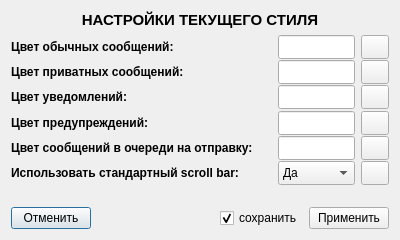
<?xml version="1.0" encoding="UTF-8"?>
<ui version="4.0">
 <class>StyleSettingWindow</class>
 <widget class="QDialog" name="StyleSettingWindow">
  <property name="geometry">
   <rect>
    <x>0</x>
    <y>0</y>
    <width>400</width>
    <height>240</height>
   </rect>
  </property>
  <property name="minimumSize">
   <size>
    <width>400</width>
    <height>240</height>
   </size>
  </property>
  <property name="windowTitle">
   <string>unm - настройка стиля</string>
  </property>
  <property name="windowIcon">
   <iconset resource="resources/icons.qrc">
    <normaloff>:/mainwindow/settings/settings_styles.png</normaloff>:/mainwindow/settings/settings_styles.png</iconset>
  </property>
  <property name="unm" stdset="0">
   <string>Form</string>
  </property>
  <layout class="QGridLayout" name="gridLayout_4">
   <item row="3" column="0">
    <layout class="QGridLayout" name="gridLayout_2">
     <item row="0" column="0">
      <widget class="QPushButton" name="cancelButton">
       <property name="text">
        <string>Отменить</string>
       </property>
      </widget>
     </item>
     <item row="0" column="1">
      <spacer name="horizontalSpacer">
       <property name="orientation">
        <enum>Qt::Horizontal</enum>
       </property>
       <property name="sizeHint" stdset="0">
        <size>
         <width>123</width>
         <height>20</height>
        </size>
       </property>
      </spacer>
     </item>
     <item row="0" column="2">
      <widget class="QCheckBox" name="saveCheckBox">
       <property name="text">
        <string>сохранить</string>
       </property>
       <property name="checked">
        <bool>true</bool>
       </property>
       <property name="tristate">
        <bool>false</bool>
       </property>
      </widget>
     </item>
     <item row="0" column="3">
      <widget class="QPushButton" name="applyButton">
       <property name="text">
        <string>Применить</string>
       </property>
      </widget>
     </item>
    </layout>
   </item>
   <item row="0" column="0">
    <layout class="QGridLayout" name="gridLayout_3">
     <item row="0" column="0" colspan="3">
      <widget class="QLabel" name="StyleSettingsLabel">
       <property name="font">
        <font>
         <pointsize>11</pointsize>
         <weight>75</weight>
         <bold>true</bold>
        </font>
       </property>
       <property name="text">
        <string>НАСТРОЙКИ ТЕКУЩЕГО СТИЛЯ</string>
       </property>
       <property name="alignment">
        <set>Qt::AlignCenter</set>
       </property>
       <property name="wordWrap">
        <bool>true</bool>
       </property>
       <property name="textInteractionFlags">
        <set>Qt::TextSelectableByKeyboard|Qt::TextSelectableByMouse</set>
       </property>
      </widget>
     </item>
     <item row="1" column="0">
      <widget class="QLabel" name="colorNormalMsgLabel">
       <property name="minimumSize">
        <size>
         <width>261</width>
         <height>24</height>
        </size>
       </property>
       <property name="maximumSize">
        <size>
         <width>16777215</width>
         <height>24</height>
        </size>
       </property>
       <property name="font">
        <font>
         <pointsize>9</pointsize>
         <weight>75</weight>
         <bold>true</bold>
        </font>
       </property>
       <property name="text">
        <string>Цвет обычных сообщений:</string>
       </property>
       <property name="textInteractionFlags">
        <set>Qt::TextSelectableByKeyboard|Qt::TextSelectableByMouse</set>
       </property>
      </widget>
     </item>
     <item row="1" column="1">
      <widget class="QLineEdit" name="colorNormalMsg">
       <property name="minimumSize">
        <size>
         <width>0</width>
         <height>24</height>
        </size>
       </property>
       <property name="maximumSize">
        <size>
         <width>16777215</width>
         <height>24</height>
        </size>
       </property>
      </widget>
     </item>
     <item row="1" column="2">
      <widget class="QPushButton" name="colorNormalMsgReset">
       <property name="minimumSize">
        <size>
         <width>28</width>
         <height>24</height>
        </size>
       </property>
       <property name="maximumSize">
        <size>
         <width>28</width>
         <height>24</height>
        </size>
       </property>
       <property name="text">
        <string/>
       </property>
       <property name="icon">
        <iconset resource="resources/icons.qrc">
         <normaloff>:/mainwindow/settings/reset.ico</normaloff>:/mainwindow/settings/reset.ico</iconset>
       </property>
      </widget>
     </item>
     <item row="2" column="0">
      <widget class="QLabel" name="colorPrivateMsgLabel">
       <property name="minimumSize">
        <size>
         <width>261</width>
         <height>24</height>
        </size>
       </property>
       <property name="maximumSize">
        <size>
         <width>16777215</width>
         <height>24</height>
        </size>
       </property>
       <property name="font">
        <font>
         <pointsize>9</pointsize>
         <weight>75</weight>
         <bold>true</bold>
        </font>
       </property>
       <property name="text">
        <string>Цвет приватных сообщений:</string>
       </property>
       <property name="textInteractionFlags">
        <set>Qt::TextSelectableByKeyboard|Qt::TextSelectableByMouse</set>
       </property>
      </widget>
     </item>
     <item row="2" column="1">
      <widget class="QLineEdit" name="colorPrivateMsg">
       <property name="minimumSize">
        <size>
         <width>0</width>
         <height>24</height>
        </size>
       </property>
       <property name="maximumSize">
        <size>
         <width>16777215</width>
         <height>24</height>
        </size>
       </property>
      </widget>
     </item>
     <item row="2" column="2">
      <widget class="QPushButton" name="colorPrivateMsgReset">
       <property name="minimumSize">
        <size>
         <width>28</width>
         <height>24</height>
        </size>
       </property>
       <property name="maximumSize">
        <size>
         <width>28</width>
         <height>24</height>
        </size>
       </property>
       <property name="text">
        <string/>
       </property>
       <property name="icon">
        <iconset resource="resources/icons.qrc">
         <normaloff>:/mainwindow/settings/reset.ico</normaloff>:/mainwindow/settings/reset.ico</iconset>
       </property>
      </widget>
     </item>
     <item row="3" column="0">
      <widget class="QLabel" name="colorNotifyMsgLabel">
       <property name="minimumSize">
        <size>
         <width>261</width>
         <height>24</height>
        </size>
       </property>
       <property name="maximumSize">
        <size>
         <width>16777215</width>
         <height>24</height>
        </size>
       </property>
       <property name="font">
        <font>
         <pointsize>9</pointsize>
         <weight>75</weight>
         <bold>true</bold>
        </font>
       </property>
       <property name="text">
        <string>Цвет уведомлений:</string>
       </property>
       <property name="textInteractionFlags">
        <set>Qt::TextSelectableByKeyboard|Qt::TextSelectableByMouse</set>
       </property>
      </widget>
     </item>
     <item row="3" column="1">
      <widget class="QLineEdit" name="colorNotifyMsg">
       <property name="minimumSize">
        <size>
         <width>0</width>
         <height>24</height>
        </size>
       </property>
       <property name="maximumSize">
        <size>
         <width>16777215</width>
         <height>24</height>
        </size>
       </property>
      </widget>
     </item>
     <item row="3" column="2">
      <widget class="QPushButton" name="colorNotifyMsgReset">
       <property name="minimumSize">
        <size>
         <width>28</width>
         <height>24</height>
        </size>
       </property>
       <property name="maximumSize">
        <size>
         <width>28</width>
         <height>24</height>
        </size>
       </property>
       <property name="text">
        <string/>
       </property>
       <property name="icon">
        <iconset resource="resources/icons.qrc">
         <normaloff>:/mainwindow/settings/reset.ico</normaloff>:/mainwindow/settings/reset.ico</iconset>
       </property>
      </widget>
     </item>
     <item row="4" column="0">
      <widget class="QLabel" name="colorWarningMsgLabel">
       <property name="minimumSize">
        <size>
         <width>261</width>
         <height>24</height>
        </size>
       </property>
       <property name="maximumSize">
        <size>
         <width>16777215</width>
         <height>24</height>
        </size>
       </property>
       <property name="font">
        <font>
         <pointsize>9</pointsize>
         <weight>75</weight>
         <bold>true</bold>
        </font>
       </property>
       <property name="text">
        <string>Цвет предупреждений:</string>
       </property>
       <property name="textInteractionFlags">
        <set>Qt::TextSelectableByKeyboard|Qt::TextSelectableByMouse</set>
       </property>
      </widget>
     </item>
     <item row="4" column="1">
      <widget class="QLineEdit" name="colorWarningMsg">
       <property name="minimumSize">
        <size>
         <width>0</width>
         <height>24</height>
        </size>
       </property>
       <property name="maximumSize">
        <size>
         <width>16777215</width>
         <height>24</height>
        </size>
       </property>
      </widget>
     </item>
     <item row="4" column="2">
      <widget class="QPushButton" name="colorWarningMsgReset">
       <property name="minimumSize">
        <size>
         <width>28</width>
         <height>24</height>
        </size>
       </property>
       <property name="maximumSize">
        <size>
         <width>28</width>
         <height>24</height>
        </size>
       </property>
       <property name="text">
        <string/>
       </property>
       <property name="icon">
        <iconset resource="resources/icons.qrc">
         <normaloff>:/mainwindow/settings/reset.ico</normaloff>:/mainwindow/settings/reset.ico</iconset>
       </property>
      </widget>
     </item>
     <item row="5" column="0">
      <widget class="QLabel" name="colorPreSentMsgLabel">
       <property name="minimumSize">
        <size>
         <width>261</width>
         <height>24</height>
        </size>
       </property>
       <property name="maximumSize">
        <size>
         <width>16777215</width>
         <height>24</height>
        </size>
       </property>
       <property name="font">
        <font>
         <pointsize>9</pointsize>
         <weight>75</weight>
         <bold>true</bold>
        </font>
       </property>
       <property name="text">
        <string>Цвет сообщений в очереди на отправку:</string>
       </property>
       <property name="textInteractionFlags">
        <set>Qt::TextSelectableByKeyboard|Qt::TextSelectableByMouse</set>
       </property>
      </widget>
     </item>
     <item row="5" column="1">
      <widget class="QLineEdit" name="colorPreSentMsg">
       <property name="minimumSize">
        <size>
         <width>0</width>
         <height>24</height>
        </size>
       </property>
       <property name="maximumSize">
        <size>
         <width>16777215</width>
         <height>24</height>
        </size>
       </property>
      </widget>
     </item>
     <item row="5" column="2">
      <widget class="QPushButton" name="colorPreSentMsgReset">
       <property name="minimumSize">
        <size>
         <width>28</width>
         <height>24</height>
        </size>
       </property>
       <property name="maximumSize">
        <size>
         <width>28</width>
         <height>24</height>
        </size>
       </property>
       <property name="text">
        <string/>
       </property>
       <property name="icon">
        <iconset resource="resources/icons.qrc">
         <normaloff>:/mainwindow/settings/reset.ico</normaloff>:/mainwindow/settings/reset.ico</iconset>
       </property>
      </widget>
     </item>
     <item row="6" column="0">
      <widget class="QLabel" name="defaultScrollBarLabel">
       <property name="minimumSize">
        <size>
         <width>261</width>
         <height>24</height>
        </size>
       </property>
       <property name="maximumSize">
        <size>
         <width>16777215</width>
         <height>24</height>
        </size>
       </property>
       <property name="font">
        <font>
         <pointsize>9</pointsize>
         <weight>75</weight>
         <bold>true</bold>
        </font>
       </property>
       <property name="text">
        <string>Использовать стандартный scroll bar:</string>
       </property>
       <property name="textInteractionFlags">
        <set>Qt::TextSelectableByKeyboard|Qt::TextSelectableByMouse</set>
       </property>
      </widget>
     </item>
     <item row="6" column="1">
      <widget class="QComboBox" name="defaultScrollBar">
       <property name="minimumSize">
        <size>
         <width>0</width>
         <height>24</height>
        </size>
       </property>
       <property name="maximumSize">
        <size>
         <width>16777215</width>
         <height>24</height>
        </size>
       </property>
       <item>
        <property name="text">
         <string>Да</string>
        </property>
        <property name="icon">
         <iconset resource="resources/icons.qrc">
          <normaloff>:/mainwindow/settings/enable.ico</normaloff>:/mainwindow/settings/enable.ico</iconset>
        </property>
       </item>
       <item>
        <property name="text">
         <string>Нет</string>
        </property>
        <property name="icon">
         <iconset resource="resources/icons.qrc">
          <normaloff>:/mainwindow/settings/disable.ico</normaloff>:/mainwindow/settings/disable.ico</iconset>
        </property>
       </item>
      </widget>
     </item>
     <item row="6" column="2">
      <widget class="QPushButton" name="defaultScrollBarReset">
       <property name="minimumSize">
        <size>
         <width>28</width>
         <height>24</height>
        </size>
       </property>
       <property name="maximumSize">
        <size>
         <width>28</width>
         <height>24</height>
        </size>
       </property>
       <property name="text">
        <string/>
       </property>
       <property name="icon">
        <iconset resource="resources/icons.qrc">
         <normaloff>:/mainwindow/settings/reset.ico</normaloff>:/mainwindow/settings/reset.ico</iconset>
       </property>
      </widget>
     </item>
    </layout>
   </item>
   <item row="1" column="0" rowspan="2">
    <widget class="QLabel" name="badColorLabel">
     <property name="text">
      <string/>
     </property>
     <property name="wordWrap">
      <bool>true</bool>
     </property>
     <property name="textInteractionFlags">
      <set>Qt::NoTextInteraction</set>
     </property>
    </widget>
   </item>
  </layout>
 </widget>
 <resources>
  <include location="resources/icons.qrc"/>
 </resources>
 <connections/>
</ui>
